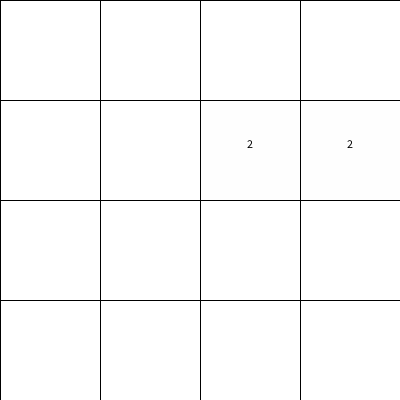
Frame 1 (no input)
Frame 60 (the mouse pressed at the canvas centre just before this capture): identical to frame 1, image omitted
Frame 120 (the mouse held since frame 60 and released just before this capture): identical to frame 1, image omitted

The Processing sketch that drew this single still picture (run headless with seeded random() and noise(); from frame 60 on, the mouse is pressed at the canvas centre):

// Processing sketch: sketch_2048
// ── sketch_2048.pde
int grid[][] =new int [4][4];

void setup(){
size(400,400);
textAlign(CENTER,BOTTOM);


grid[round(random(3))][round(random(3))]=2;
grid[round(random(3))][round(random(3))]=2;
}

void draw(){
background(255);
colorsq();
grid();

}

void grid(){
  fill(0);
for(int x=0; x<5;x++){
  line((width/4)*x,0,(width/4)*x,height);
}
for(int y=0; y<5;y++){
  line(0,(height/4)*y,width,(height/4)*y);
}
fill(0,0,0);

for(int x=0;x<4;x++){
  for(int y=0;y<4;y++){
    
    if(grid[x][y]>0){//numbers
    fill(0);
    text(grid[x][y],((x)*width/4)+50,(y*height/4)+50);
    
    }
}
}

}


void keyPressed(){
if(key=='w'||key=='W'){
  up();
}
if(key=='s'||key=='S'){
  down();
}
if(key=='a'||key=='A'){
left();
}
if(key=='d'||key=='D'){
right();
}
}
// ── color.pde
void colorsq(){
for(int x=0;x<4;x++){
  for(int y=0;y<4;y++){
    fill(-0.1245*grid[x][y]+255);
    rect(x*100,y*100,100,100);
  }
}
  
}
// ── move.pde
void up(){
for(int x=0;x<4;x++){
  for(int y=0;y<4;y++){
    if(y-1>=0){
    if(grid[x][y]>0){//if moving to free space
    if(grid[x][y-1]==0){
      grid[x][y-1]=grid[x][y];
      grid[x][y]=0;
    }
    }
    //same
    if(grid[x][y-1]==grid[x][y]){
    grid[x][y-1]=grid[x][y]*2;
    grid[x][y]=0;
    }
    }
  }}
  random2();
}

void down(){
for(int x=0;x<4;x++){
  for(int y=3;y>=0;y--){
  if(y+1<4){
  if(grid[x][y]>0){//moving to free space
  if(grid[x][y+1]==0){
    grid[x][y+1]=grid[x][y];
    grid[x][y]=0;
  }
  }
  //same
  if(grid[x][y+1]==grid[x][y]){
  grid[x][y+1]=grid[x][y]*2;
  grid[x][y]=0;
  }
  }
  }
}
random2();
}


void left(){
for(int x=0;x<4;x++){
  for(int y=0;y<4;y++){
    if(grid[x][y]>0){
    if(x-1>=0){
    
    if(grid[x-1][y]==0){
     grid[x-1][y]=grid[x][y];
     grid[x][y]=0;
    }
    
    //same
    if(grid[x][y]==grid[x-1][y]){
    grid[x-1][y]=grid[x][y]*2;
    grid[x][y]=0;
    }
    }
    }
  }
}
random2();
}


void right(){
for(int x=3;x>=0;x--){
  for(int y=0;y<4;y++){
  if(x+1<4){
  if(grid[x][y]>0){
    if(grid[x+1][y]==0){
      grid[x+1][y]=grid[x][y];
      grid[x][y]=0;
   }
   
   if(grid[x][y]==grid[x+1][y]){
   grid[x+1][y]=grid[x][y]*2;
   grid[x][y]=0;
   }
  }
  }
  }
}
random2();
}



void random2(){
int x = round(random(3));
int y = round(random(3));


while(grid[x][y]>0){
x = round(random(3));
y = round(random(3));
}
grid[x][y]=2;
}
